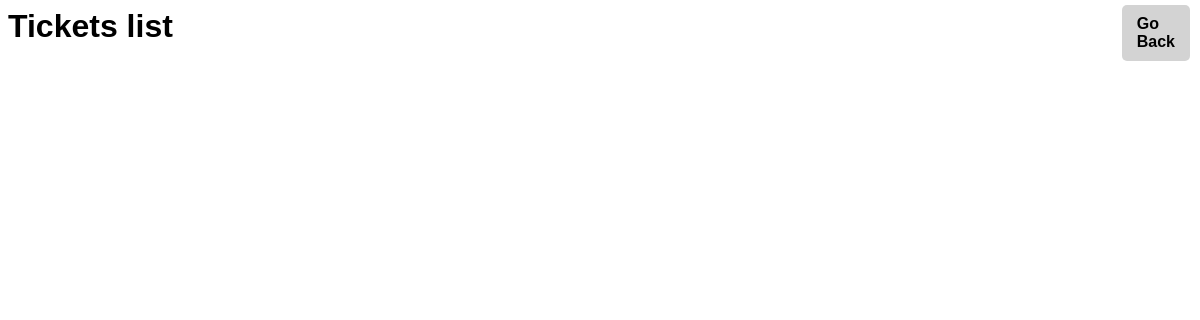
The page /tech/tech_tickets/ (signed in) on the database as committed earlier.
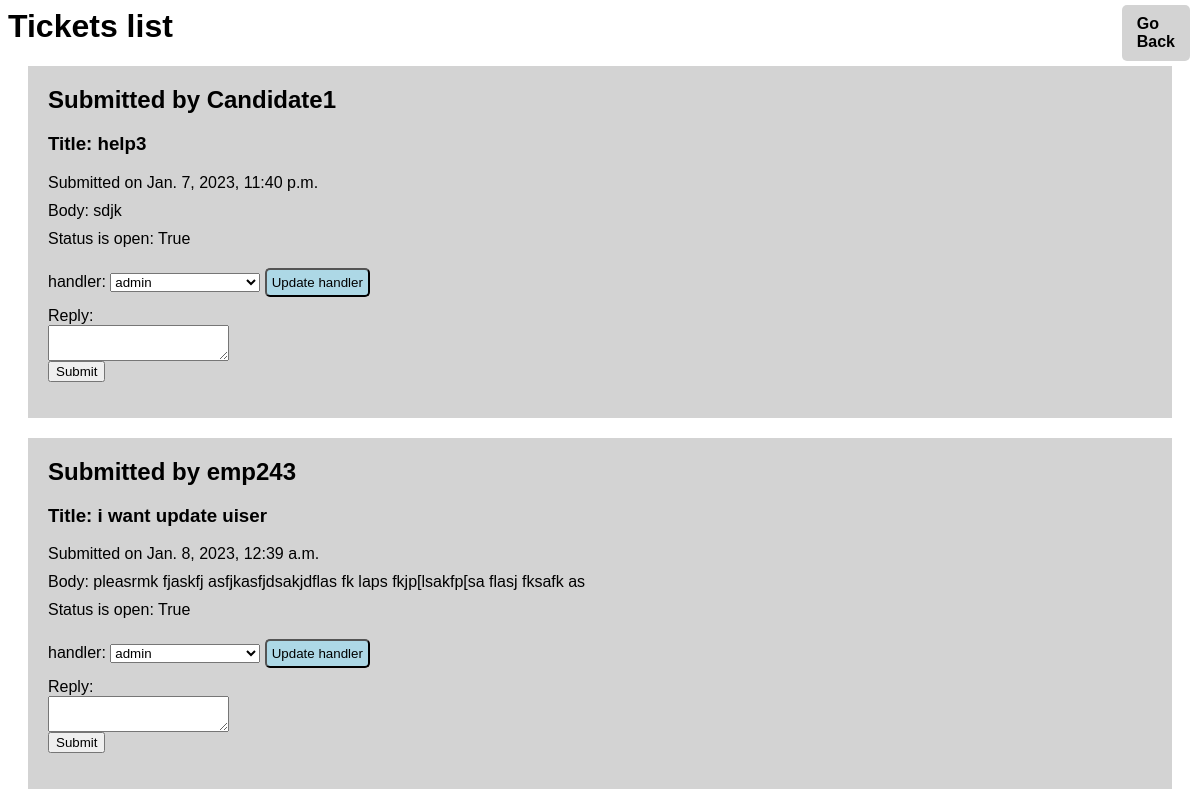
The same page on the database as committed later.
### tech/models.py (models this page shows, shortened)
class Ticket(models.Model):
    title = models.CharField(("Main claim"), max_length=50)
    body = models.TextField()
    date = models.DateTimeField(auto_now_add=True)
    user = models.ForeignKey(User, on_delete=models.CASCADE, default=None, related_name='user',blank=True,null=True)
    handler = models.ForeignKey(User, on_delete=models.CASCADE, default=None, related_name='handler',blank=True,null=True)
    isopen = models.BooleanField(default=True)
    closed_by = models.ForeignKey(User, on_delete=models.CASCADE, related_name='closed_by',blank=True,null=True)
    Reply=models.TextField(blank=True,default=" ")

### tech/views.py (the view)
# urls.py: path('tech_tickets/',views.techtickets,name="tech_tickets"),
@user_passes_test(lambda u: u.is_staff)
def techtickets(request):
    tickets = Ticket.objects.all()
    users = User.objects.all()
    return render(request, 'tech_tickets.html', {'tickets': tickets, 'users': users})

### tech/templates/tech_tickets.html (shortened to what this page needs)
<html>
  <head>
  </head>
  <body>
    <div style="position:absolute; top:0; right:0;">
      <a href="http://127.0.0.1:8000/tech" style="position: absolute; top: 5px; right: 10px; background-color: lightgray; padding: 10px 15px; border-radius: 5px; text-decoration: none; color: black; font-weight: bold;">Go Back</a>
    </div>
    <h1>Tickets list</h1>
    {% for ticket in tickets %}
      <form method="post" action="{% url 'update_ticket' ticket.id %}">
        {% if ticket.isopen%}
          <div class="ticket">
            <h2>Submitted by {{ ticket.user }}</h2>
            <h3>Title: {{ ticket.title }}</h3>
            <p>Submitted on {{ ticket.date }}</p>
            <p>Body: {{ ticket.body }}</p>
            <p>Status is open: {{ticket.isopen}}</p>
            <p>handler:
              <select name="handler">
                {% for user in users %}
                  {%if user.is_staff %}
                  <option value="{{ user.id }}" {% if user == ticket.handler %}selected{% endif %}>{{ user }}</option>
                  {%endif%}
                {% endfor %}
              </select>
              <button type="submit">Update handler</button>
            </p>
          </form>
          <form method="post" action="{% url 'closed_ticket' ticket.id %}">
            <label for="reply">Reply:</label><br>
            <textarea name="reply" id="reply"></textarea><br>
            <input type="submit" value="Submit">
        {%endif%}
      </form>
    {% endfor %}
  </body>
</html>

Rows that differ between the two databases and show on the page:
added Ticket: user "Candidate1", title "help3", date "Jan. 7, 2023, 11:40 p.m.", body "sdjk", isopen "True"
added Ticket: user "emp243", title "i want update uiser", date "Jan. 8, 2023, 12:39 a.m.", body "pleasrmk fjaskfj asfjkasfjdsakjdflas fk laps fkjp[lsakfp[sa flasj fksafk as", isopen "True"
